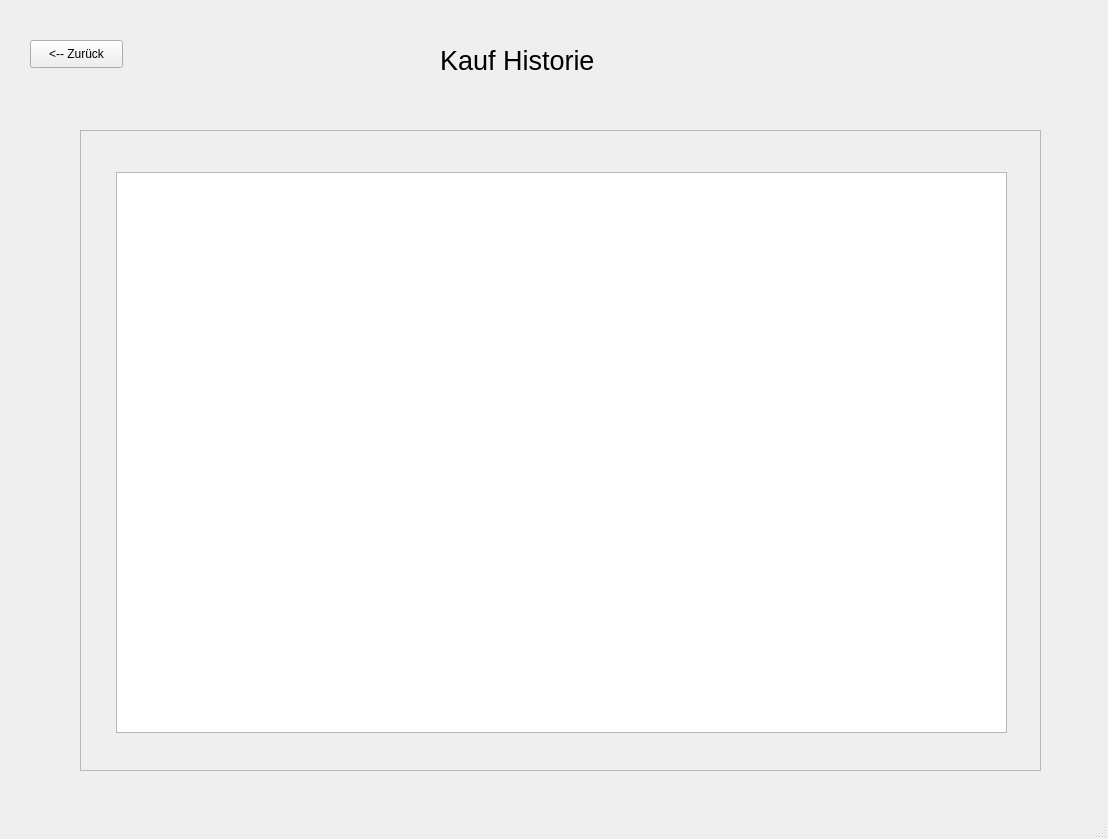
<?xml version="1.0" encoding="UTF-8"?>
<ui version="4.0">
 <class>MainWindow</class>
 <widget class="QMainWindow" name="MainWindow">
  <property name="geometry">
   <rect>
    <x>0</x>
    <y>0</y>
    <width>1108</width>
    <height>839</height>
   </rect>
  </property>
  <property name="windowTitle">
   <string>MainWindow</string>
  </property>
  <widget class="QWidget" name="centralwidget">
   <widget class="QLabel" name="label">
    <property name="geometry">
     <rect>
      <x>440</x>
      <y>40</y>
      <width>191</width>
      <height>41</height>
     </rect>
    </property>
    <property name="font">
     <font>
      <pointsize>20</pointsize>
     </font>
    </property>
    <property name="text">
     <string>Kauf Historie</string>
    </property>
   </widget>
   <widget class="QScrollArea" name="scrollArea">
    <property name="geometry">
     <rect>
      <x>80</x>
      <y>130</y>
      <width>961</width>
      <height>641</height>
     </rect>
    </property>
    <property name="widgetResizable">
     <bool>true</bool>
    </property>
    <widget class="QWidget" name="scrollAreaWidgetContents">
     <property name="geometry">
      <rect>
       <x>0</x>
       <y>0</y>
       <width>959</width>
       <height>639</height>
      </rect>
     </property>
     <widget class="QTableWidget" name="tableWidget">
      <property name="geometry">
       <rect>
        <x>35</x>
        <y>41</y>
        <width>891</width>
        <height>561</height>
       </rect>
      </property>
     </widget>
    </widget>
   </widget>
   <widget class="QPushButton" name="pushButton">
    <property name="geometry">
     <rect>
      <x>30</x>
      <y>40</y>
      <width>93</width>
      <height>28</height>
     </rect>
    </property>
    <property name="text">
     <string>&lt;-- Zurück</string>
    </property>
   </widget>
  </widget>
  <widget class="QMenuBar" name="menubar">
   <property name="geometry">
    <rect>
     <x>0</x>
     <y>0</y>
     <width>1108</width>
     <height>26</height>
    </rect>
   </property>
  </widget>
  <widget class="QStatusBar" name="statusbar"/>
 </widget>
 <resources/>
 <connections/>
</ui>
